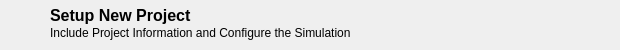
    <widget class="QWidget" name="title_widget" native="true">
     <property name="minimumSize">
      <size>
       <width>0</width>
       <height>50</height>
      </size>
     </property>
     <property name="maximumSize">
      <size>
       <width>16777215</width>
       <height>50</height>
      </size>
     </property>
     <widget class="QLabel" name="bpmlogo">
      <property name="geometry">
       <rect>
        <x>0</x>
        <y>0</y>
        <width>50</width>
        <height>50</height>
       </rect>
      </property>
      <property name="maximumSize">
       <size>
        <width>50</width>
        <height>50</height>
       </size>
      </property>
      <property name="text">
       <string/>
      </property>
      <property name="pixmap">
       <pixmap resource="toolbaricons/guitoolbaricons.qrc">:/images/images/D4W-logoBPM.png</pixmap>
      </property>
     </widget>
     <widget class="QLabel" name="dbtitle">
      <property name="geometry">
       <rect>
        <x>50</x>
        <y>5</y>
        <width>271</width>
        <height>21</height>
       </rect>
      </property>
      <property name="font">
       <font>
        <pointsize>12</pointsize>
        <weight>75</weight>
        <bold>true</bold>
       </font>
      </property>
      <property name="text">
       <string>Setup New Project</string>
      </property>
     </widget>
     <widget class="QLabel" name="dbsubtitle">
      <property name="geometry">
       <rect>
        <x>50</x>
        <y>25</y>
        <width>561</width>
        <height>16</height>
       </rect>
      </property>
      <property name="text">
       <string>Include Project Information and Configure the Simulation</string>
      </property>
     </widget>
    </widget>
